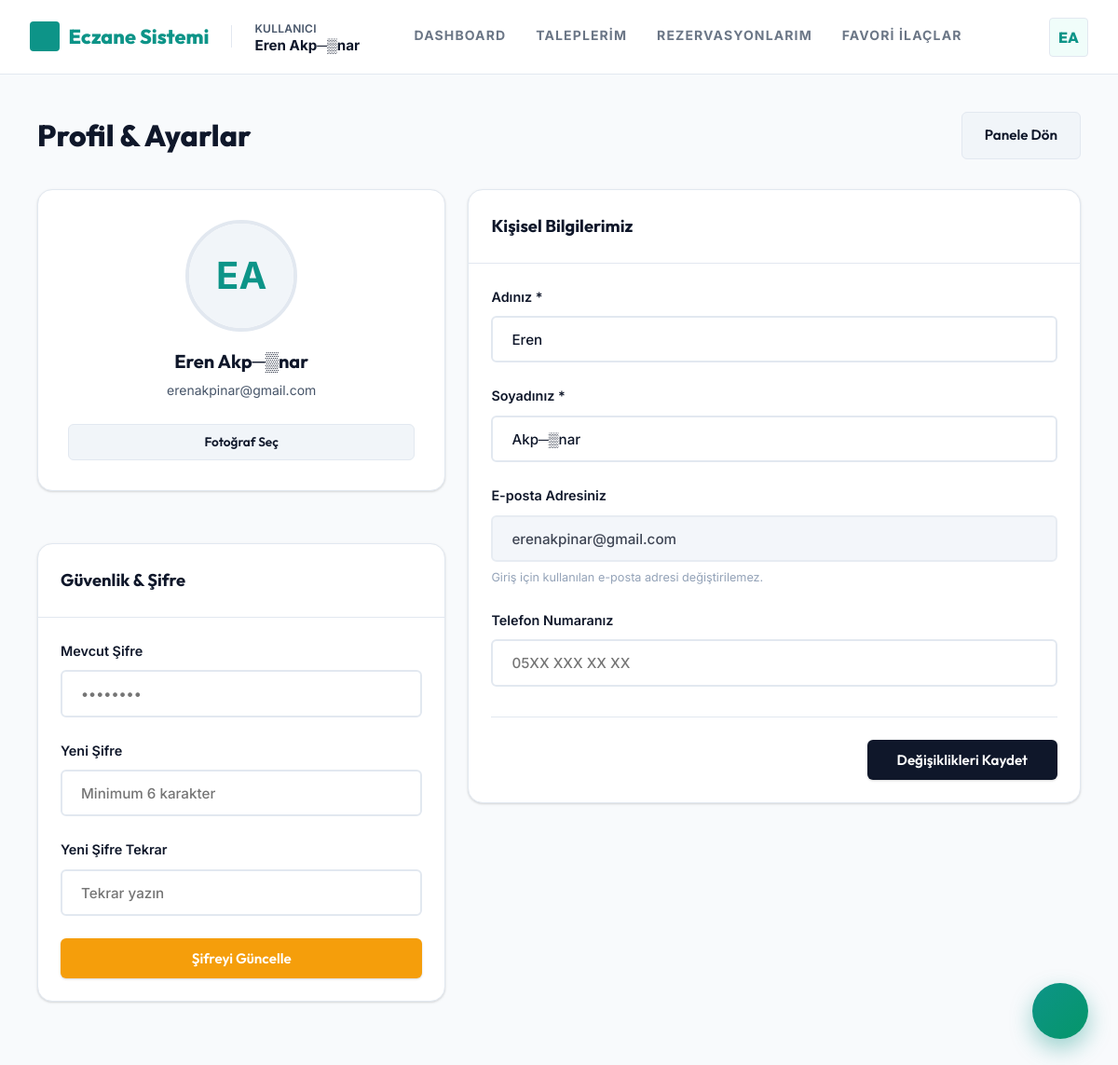
Screenshot of /user/profile.php (signed in) with the database file from the repository.
### tables this page shows
CREATE TABLE `kullanicilar` (
  `id` int(11) NOT NULL AUTO_INCREMENT,
  `ad` varchar(100) NOT NULL,
  `soyad` varchar(100) NOT NULL,
  `email` varchar(191) NOT NULL,
  `sifre` varchar(255) NOT NULL,
  `rol` enum('admin','eczane','kullanici') NOT NULL DEFAULT 'kullanici',
  `aktif` tinyint(1) NOT NULL DEFAULT 1,
  `olusturma` datetime NOT NULL DEFAULT current_timestamp(),
  `guncelleme` datetime NOT NULL DEFAULT current_timestamp() ON UPDATE current_timestamp(),
  `sehir` varchar(100) DEFAULT NULL,
  `ilce` varchar(100) DEFAULT NULL,
  `telefon` varchar(20) DEFAULT NULL,
  `profil_resmi` varchar(255) DEFAULT NULL,
  `sifre_token` varchar(255) DEFAULT NULL,
  `sifre_token_exp` datetime DEFAULT NULL,
  `iki_adimli_sir` varchar(255) DEFAULT NULL,
  `iki_adimli_aktif` tinyint(1) DEFAULT 0,
  `email_verified` tinyint(1) NOT NULL DEFAULT 0,
  `verification_token` varchar(255) DEFAULT NULL,
  PRIMARY KEY (`id`),
  UNIQUE KEY `email` (`email`)
);

### user/profile.php (the view, shortened to what the rows shown need)
<?php
require_once __DIR__ . '/../core/db.php';
require_once __DIR__ . '/../includes/auth.php';
$kid = mevcutKullaniciId();
$kulStmt = db()->prepare("SELECT * FROM kullanicilar WHERE id=?");
$kulStmt->execute([$kid]);
$kullanici = $kulStmt->fetch();
include __DIR__ . '/../includes/header.php';
?>
<main class="ana-icerik">
    <div class="sayfa-baslik">
        <h1><?= svgIkon('settings') ?> Profil & Ayarlar</h1>
    </div>
    <div style="display:grid;grid-template-columns:1fr 1.5fr;gap:1.5rem;align-items:start;">
        <div style="display:flex;flex-direction:column;gap:1.5rem;">
            <div class="kart" style="text-align:center;padding:2rem;">
                <div style="margin:0 auto 1rem; width:120px; height:120px; border-radius:50%; background:var(--arkaplan);display:flex;align-items:center;justify-content:center;overflow:hidden;border:4px solid var(--kenar-rengi);box-shadow:var(--golge-sm);">
                    <?php if ($kullanici['profil_resmi']): ?>
                        <img src="<?= sayf('uploads/avatars/' . e($kullanici['profil_resmi'])) ?>" alt="Avatar" style="width:100%;height:100%;object-fit:cover;">
                    <?php else: ?>
                        <div style="width:100%; height:100%; display:flex; align-items:center; justify-content:center; background:var(--arkaplan-hover); color:var(--renk-birincil); font-size:2.5rem; font-weight:700;">
                            <?= initialsAvatar($kullanici['ad'] . ' ' . $kullanici['soyad']) ?>
                        </div>
                    <?php endif; ?>
                </div>
                <h3 style="margin-bottom:.25rem; font-size:1.25rem; color:var(--metin-birincil);"><?= e($kullanici['ad'] . ' ' . $kullanici['soyad']) ?></h3>
                <div style="color:var(--metin-ikincil);font-size:.875rem;margin-bottom:1.5rem; display:flex; align-items:center; justify-content:center; gap:0.4rem;">
                    <?= svgIkon('mail') ?> <?= e($kullanici['email']) ?>
                </div>
                <form method="post" enctype="multipart/form-data" style="display:flex;flex-direction:column;gap:.5rem;">
                    <label class="btn btn-gri btn-sm" style="cursor:pointer;justify-content:center;">
                    </label>
                </form>
            </div>
            <div class="kart">
                <div class="kart-baslik">
                    <h2 style="margin:0;"><?= svgIkon('key') ?> Güvenlik & Şifre</h2>
                </div>
            </div>
        </div>
        <div class="kart">
            <div class="kart-baslik">
                <h2 style="margin:0;"><?= svgIkon('user') ?> Kişisel Bilgilerimiz</h2>
            </div>
            <div class="kart-govde" style="padding:1.5rem;">
                <form method="post">
                    <div class="form-grid">
                        <div class="form-grup">
                            <label class="form-etiket">Adınız *</label>
                            <input class="form-giris" type="text" name="ad" value="<?= e($kullanici['ad']) ?>" required>
                        </div>
                        <div class="form-grup">
                            <label class="form-etiket">Soyadınız *</label>
                            <input class="form-giris" type="text" name="soyad" value="<?= e($kullanici['soyad']) ?>" required>
                        </div>
                        <div class="form-grup tam-satir">
                            <div style="position:relative;">
                                <input class="form-giris" type="email" value="<?= e($kullanici['email']) ?>" disabled
                                       style="background:var(--arkaplan-hover); opacity:0.8; padding-right:2.5rem;">
                            </div>
                        </div>
                    </div>
                </form>
            </div>
        </div>
    </div>
</main>
<?php include __DIR__ . '/../includes/footer.php'; ?>

### includes/header.php (shortened to what the rows shown need)
<?php
require_once __DIR__ . '/auth.php';
$rol   = mevcutRol();
$scriptPath = str_replace('\\', '/', $_SERVER['SCRIPT_FILENAME']);
$isPanelPage = strpos($scriptPath, '/admin/') !== false ||
               strpos($scriptPath, '/pharmacy/') !== false ||
               strpos($scriptPath, '/user/') !== false;
?>
<!DOCTYPE html>
<html lang="tr">
<head>
    <link rel="stylesheet" href="<?= sayf('assets/css/style.css') ?>?v=<?= time() ?>">
</head>
<body class="<?= ($rol && $isPanelPage) ? 'app-body' : 'public-body' ?>">
<?php if ($rol && $isPanelPage): ?>
<div class="app-layout">
    <div class="app-main">
        <header class="app-topbar">
            <div class="topbar-sag">
                <div class="avatar-dropdown-kapsayici">
                    <button id="avatar-toggle" class="kullanici-avatar" aria-haspopup="true" aria-expanded="false" title="Profil Menüsü">
                        <?php if (!empty($_SESSION['profil_resmi'])): ?>
                            <img src="<?= sayf('uploads/avatars/' . e($_SESSION['profil_resmi'])) ?>" alt="Avatar" style="width:100%;height:100%;border-radius:50%;object-fit:cover;">
                        <?php elseif (!empty($_SESSION['avatar_emoji'])): ?>
                            <span style="font-size:1.4rem; line-height:1;"><?= e($_SESSION['avatar_emoji']) ?></span>
                        <?php else: ?>
                            <?= initialsAvatar($_SESSION['kullanici_ad'] ?? 'U') ?>
                        <?php endif; ?>
                    </button>
                </div>
            </div>
        </header>
<?php endif; ?>

### rows the page displays
kullanicilar: ad "EA", ad+soyad "EA", ad+soyad "Eren Akp─▒nar", email "erenakpinar@gmail.com", ad "Eren", soyad "Akp─▒nar"

### other values shown
APP_NAME "Eczane Sistemi"
rolAdi($rol) "KULLANICI"
$_SESSION['kullanici_ad'] "Eren Akp─▒nar"
$item['label'] "DASHBOARD"
$item['label'] "TALEPLERIM"
$item['label'] "REZERVASYONLARIM"
$item['label'] "FAVORI İLAÇLAR"
